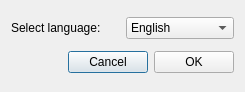
<?xml version="1.0" encoding="UTF-8"?>
<ui version="4.0">
 <class>ChangeLanguageDialog</class>
 <widget class="QDialog" name="ChangeLanguageDialog">
  <property name="geometry">
   <rect>
    <x>0</x>
    <y>0</y>
    <width>245</width>
    <height>92</height>
   </rect>
  </property>
  <property name="windowTitle">
   <string>言語を変えてください</string>
  </property>
  <layout class="QVBoxLayout" name="verticalLayout">
   <item>
    <layout class="QHBoxLayout" name="horizontalLayout">
     <item>
      <widget class="QLabel" name="label">
       <property name="text">
        <string>Select language:</string>
       </property>
      </widget>
     </item>
     <item>
      <widget class="QComboBox" name="ChangeLangComboBox">
       <item>
        <property name="text">
         <string>English</string>
        </property>
       </item>
       <item>
        <property name="text">
         <string>Japanese</string>
        </property>
       </item>
       <item>
        <property name="text">
         <string>Українська</string>
        </property>
       </item>
       <item>
        <property name="text">
         <string>Русский</string>
        </property>
       </item>
       <item>
        <property name="text">
         <string>Polski</string>
        </property>
       </item>
       <item>
        <property name="text">
         <string>Беларуская</string>
        </property>
       </item>
       <item>
        <property name="text">
         <string>Deutsch</string>
        </property>
       </item>
       <item>
        <property name="text">
         <string>Español</string>
        </property>
       </item>
       <item>
        <property name="text">
         <string>Français</string>
        </property>
       </item>
       <item>
        <property name="text">
         <string>Português</string>
        </property>
       </item>
      </widget>
     </item>
    </layout>
   </item>
   <item>
    <layout class="QHBoxLayout" name="horizontalLayout_2">
     <item>
      <spacer name="horizontalSpacer">
       <property name="orientation">
        <enum>Qt::Horizontal</enum>
       </property>
       <property name="sizeHint" stdset="0">
        <size>
         <width>40</width>
         <height>20</height>
        </size>
       </property>
      </spacer>
     </item>
     <item>
      <widget class="QPushButton" name="m_cancelButton">
       <property name="text">
        <string>Cancel</string>
       </property>
      </widget>
     </item>
     <item>
      <widget class="QPushButton" name="m_okButton">
       <property name="text">
        <string>OK</string>
       </property>
      </widget>
     </item>
    </layout>
   </item>
  </layout>
 </widget>
 <resources/>
 <connections>
  <connection>
   <sender>m_okButton</sender>
   <signal>clicked()</signal>
   <receiver>ChangeLanguageDialog</receiver>
   <slot>accept()</slot>
   <hints>
    <hint type="sourcelabel">
     <x>500</x>
     <y>62</y>
    </hint>
    <hint type="destinationlabel">
     <x>276</x>
     <y>44</y>
    </hint>
   </hints>
  </connection>
  <connection>
   <sender>m_cancelButton</sender>
   <signal>clicked()</signal>
   <receiver>ChangeLanguageDialog</receiver>
   <slot>reject()</slot>
   <hints>
    <hint type="sourcelabel">
     <x>417</x>
     <y>62</y>
    </hint>
    <hint type="destinationlabel">
     <x>276</x>
     <y>44</y>
    </hint>
   </hints>
  </connection>
 </connections>
</ui>
